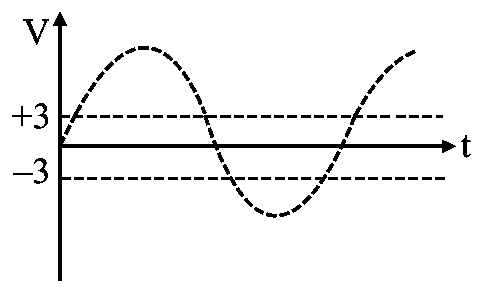
#> input picture scratch/jee2021/images/JEE-MAIN-21-31AUG-S1/q11_opt_d.png, 483 x 293 px
$ python -i clean_jee_main_2021_31aug_s1_images.py   (imports and definitions only)
#> lines starting #> are read from the running program, lines starting #| are printed output that depends on the picture; after the words box and inside, x2 and y2 are one past the last pixel; in counts of white or black regions, pixels touching at a corner belong together
#!/usr/bin/env python3
"""Normalize 31 August 2021 Shift 1 figures and isolate graphical choices."""

from pathlib import Path
from PIL import Image, ImageChops, ImageOps

ROOT = Path(__file__).resolve().parents[2]
PAPER = "JEE-MAIN-21-31AUG-S1"
IMAGE_DIR = ROOT / "scratch/jee2021/images" / PAPER


def normalize(image: Image.Image) -> Image.Image:
    image = image.convert("RGB")
    corner = image.crop((0, 0, min(24, image.width), min(24, image.height)))
    mean = sum(sum(pixel) for pixel in corner.getdata()) / (max(1, corner.width * corner.height) * 3)
    if mean < 128:
        image = ImageOps.invert(image)
    return ImageOps.grayscale(image).point(lambda value: 255 if value >= 205 else 0).convert("RGB")


def trim(image: Image.Image, padding: int = 12) -> Image.Image:
    box = ImageChops.difference(image, Image.new("RGB", image.size, "white")).getbbox()
    if not box:
        return image
    left, top, right, bottom = box
    return image.crop((max(0, left-padding), max(0, top-padding), min(image.width, right+padding), min(image.height, bottom+padding)))


def save_crop(source: Image.Image, box, filename: str) -> None:
    trim(normalize(source.crop(box))).save(IMAGE_DIR / filename)


raw = {}
# [5 lines not run here, left out]


def split(number: int, question_box, option_boxes) -> None:
    source = raw[number]
    if question_box is None:
        (IMAGE_DIR / f"q{number}.png").unlink(missing_ok=True)
    else:
        save_crop(source, question_box, f"q{number}.png")
    for letter, box in zip("abcd", option_boxes):
        save_crop(source, box, f"q{number}_opt_{letter}.png")


# Two-by-two graph choice grids.
# [22 lines not run here, left out]

>>> from PIL import Image
>>> picture = Image.open('../../scratch/jee2021/images/JEE-MAIN-21-31AUG-S1/q11_opt_d.png')
#> picture is the input picture: PIL image 483x293 RGB; 95.1% white; 96 black regions, largest, box (x1, y1, x2, y2) and area: (53, 12, 456, 281) 2875, (23, 19, 49, 45) 176, (34, 158, 48, 184) 136
>>> result = normalize(picture)
#> in normalize, `corner = image.crop((0, 0, min(24, image.width), min(24, image.height)))`:
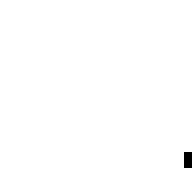
#> corner: PIL image 24x24 RGB (shown 8 times larger); 99.7% white; black in thin lines or dots, all inside (x1, y1, x2, y2) = (23, 19, 24, 21)
#> in normalize, `mean = sum(sum(pixel) for pixel in corner.getdata()) / (max(1, corner...`: mean = 254.1

$ run again, on scratch/images/07apr/p9_img1.jpeg
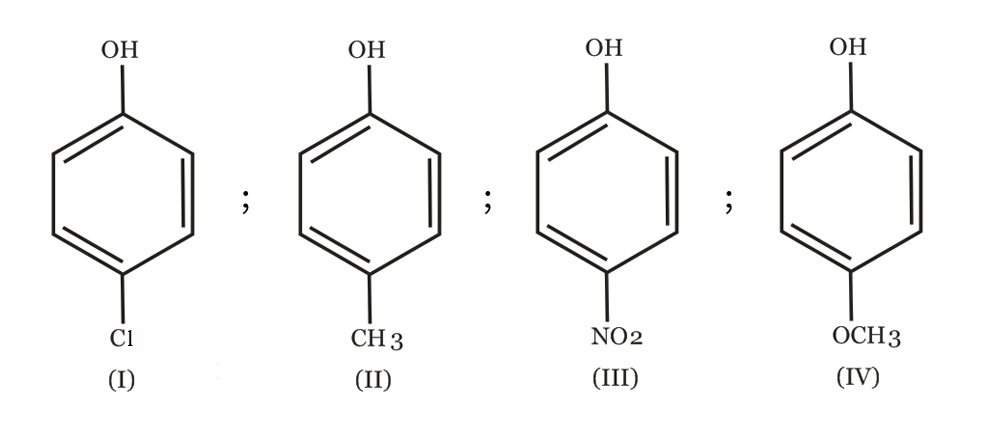
#> input picture scratch/images/07apr/p9_img1.jpeg, 990 x 424 px
#> picture is the input picture: PIL image 990x424 RGB; mean R, G, B 247.5, 247.4, 247.3
#> corner: PIL image 24x24 RGB; every value is 255
#> mean = 255
#> in normalize, `return ImageOps.grayscale(image).point(lambda value: 255 if value >= 2..`:
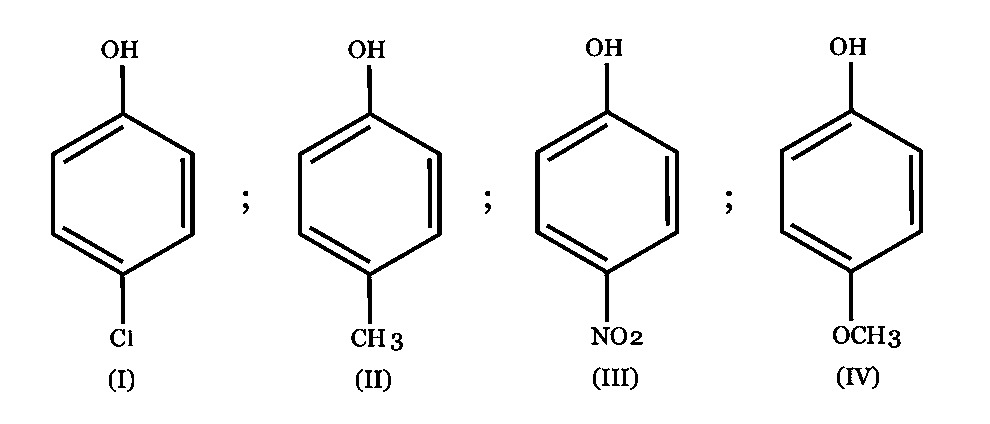
#> returned value: PIL image 990x424 RGB; 95.9% white; 56 black regions, largest, box (x1, y1, x2, y2) and area: (298, 65, 442, 324) 2480, (51, 65, 195, 324) 2463, (535, 63, 679, 322) 2445

$ run again, on scratch/images/07apr/p11_img2.png
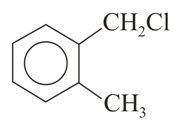
#> input picture scratch/images/07apr/p11_img2.png, 178 x 127 px
#> picture is the input picture: PIL image 178x127 RGB; mean R, G, B 244.7, 244.6, 244.4
#> corner: PIL image 24x24 RGB; every value is 255
#> mean = 255
#> in normalize, `return ImageOps.grayscale(image).point(lambda value: 255 if value >= 2..`:
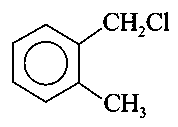
#> returned value: PIL image 178x127 RGB; 93.3% white; black in thin lines or dots, all inside (x1, y1, x2, y2) = (12, 12, 169, 118)
